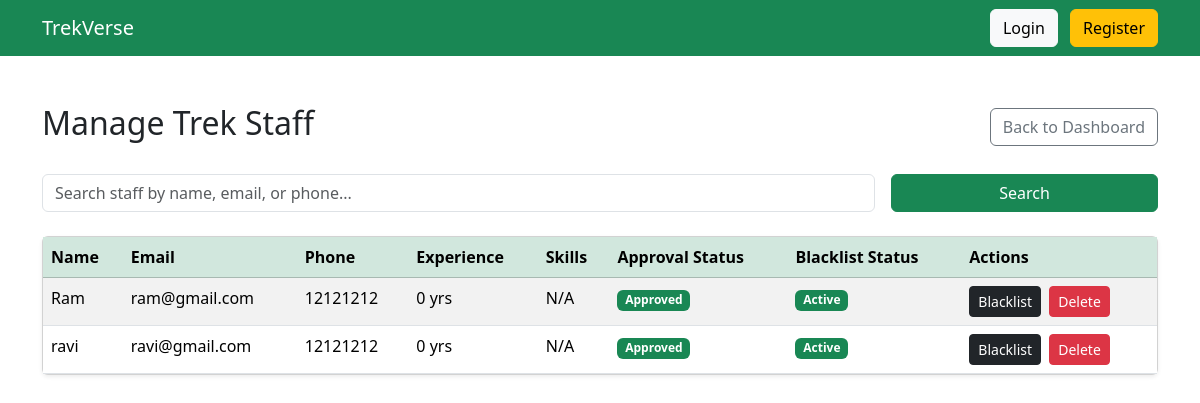
The app's page /admin/staff (signed in), older data.
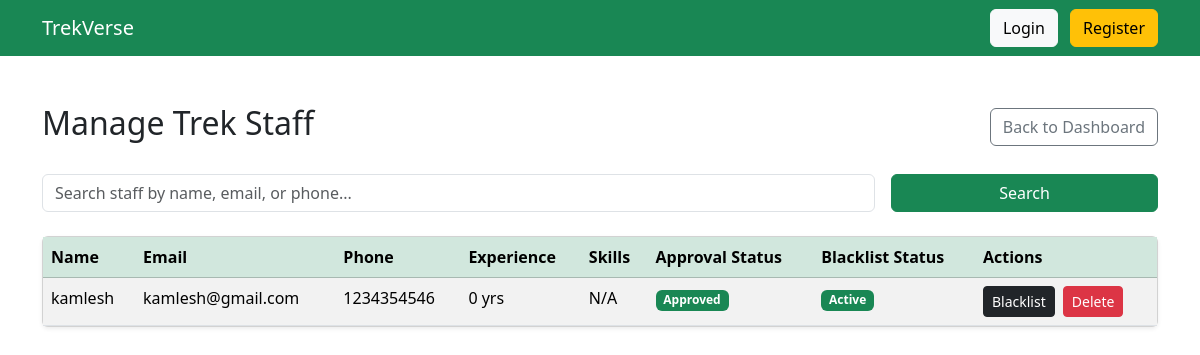
The same page, newer data.
### models.py (models this page shows)
class User(db.Model):
    __tablename__ = "users"
    id = db.Column(db.Integer, primary_key=True)
    name = db.Column(db.String(100), nullable=False)
    email = db.Column(db.String(120), unique=True, nullable=False)
    password = db.Column(db.String(255), nullable=False)
    phone = db.Column(db.String(15))
    role = db.Column(db.String(20), nullable=False)
    approved = db.Column(db.Boolean, default=False)
    blacklisted = db.Column(db.Boolean, default=False)
    experience_years = db.Column(db.Integer, default=0)
    skills = db.Column(db.String(255), default="")
    bio = db.Column(db.Text, default="")
    created_at = db.Column(db.DateTime, default=datetime.utcnow)
    managed_treks = db.relationship(
        "Trek",
        backref="staff",
        lazy=True
    )
    bookings = db.relationship(
        "Booking",
        backref="user",
        lazy=True
    )

### routes.py (the view)
    @app.route("/admin/staff")
    def admin_staff():
        if "user_id" not in session or session["role"] != "admin":
            return "Access Denied"
        q = request.args.get("q", "")
        if q:
            staff = User.query.filter(
                User.role == "staff",
                (User.name.like(f"%{q}%") | User.email.like(f"%{q}%") | User.phone.like(f"%{q}%"))
            ).all()
        else:
            staff = User.query.filter_by(role="staff").all()
        return render_template("admin/staff.html", staff=staff, q=q)

### templates/admin/staff.html (shortened to what this page needs)
{% extends "base.html" %}
{% block content %}
<div class="d-flex justify-content-between align-items-center mb-4">
    <h2>Manage Trek Staff</h2>
    <a href="/admin/dashboard" class="btn btn-outline-secondary">Back to Dashboard</a>
</div>
<form method="GET" action="/admin/staff" class="row g-3 mb-4">
    <div class="col-md-9">
        <input type="text" name="q" class="form-control" placeholder="Search staff by name, email, or phone..." value="{{ q or '' }}">
    </div>
    <div class="col-md-3">
        <button type="submit" class="btn btn-success w-100">Search</button>
    </div>
</form>
<div class="card shadow-sm">
    <div class="card-body p-0">
        <table class="table table-striped table-hover mb-0">
            <thead class="table-success">
                <tr>
                    <th>Name</th>
                    <th>Email</th>
                    <th>Phone</th>
                    <th>Experience</th>
                    <th>Skills</th>
                    <th>Approval Status</th>
                    <th>Blacklist Status</th>
                    <th>Actions</th>
                </tr>
            </thead>
            <tbody>
                {% for member in staff %}
                <tr>
                    <td>{{ member.name }}</td>
                    <td>{{ member.email }}</td>
                    <td>{{ member.phone or 'N/A' }}</td>
                    <td>{{ member.experience_years or 0 }} yrs</td>
                    <td>{{ member.skills or 'N/A' }}</td>
                    <td>
                        {% if member.approved %}
                        <span class="badge bg-success">Approved</span>
                        {% else %}
                        <span class="badge bg-warning text-dark">Pending Approval</span>
                        {% endif %}
                    </td>
                    <td>
                        {% if member.blacklisted %}
                        <span class="badge bg-danger">Blacklisted</span>
                        {% else %}
                        <span class="badge bg-success">Active</span>
                        {% endif %}
                    </td>
                    <td>
                        <a href="/admin/user/toggle_blacklist/{{ member.id }}?from=staff" class="btn btn-sm {% if member.blacklisted %}btn-warning{% else %}btn-dark{% endif %} me-1">
                            {% if member.blacklisted %}Unblacklist{% else %}Blacklist{% endif %}
                        </a>
                        <form action="/admin/user/delete/{{ member.id }}?from=staff" method="POST" class="d-inline" onsubmit="return confirm('Are you sure you want to delete this staff member?');">
                            <button type="submit" class="btn btn-sm btn-danger">Delete</button>
                        </form>
                    </td>
                </tr>
                {% else %}
                <tr>
                    <td colspan="8" class="text-center py-4">No staff members found.</td>
                </tr>
                {% endfor %}
            </tbody>
        </table>
    </div>
</div>
{% endblock %}

Row changes from the older to the newer data that the page shows:
no longer on this page (row edited): User: name "Ram", email "ram@gmail.com", phone "12121212", experience_years "0", skills "N/A", approved "Approved", blacklisted "Active"
no longer on this page (row edited): User: name "ravi", email "ravi@gmail.com", phone "12121212", experience_years "0", skills "N/A", approved "Approved", blacklisted "Active"
added User: name "kamlesh", email "kamlesh@gmail.com", phone "1234354546", experience_years "0", skills "N/A", approved "Approved", blacklisted "Active"
